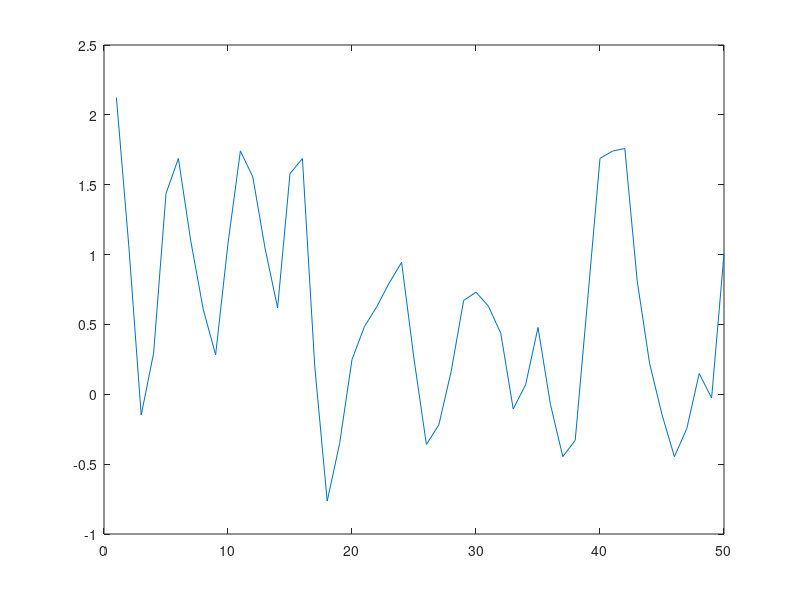

Reproduce this figure in MATLAB. (Note: this script raises an error after producing the figure.)
function  C4P4
%C4P4 Summary of this function goes here
%   Detailed explanation goes here
close all;
clear all;

e = randn(1,1000);
A = [-2.2137 2.9403 -2.1697 0.9606];
B = [1];
y = filter(B,A,e)
yn = y(500:549)
figure
plot(yn);

r = acorr1(yn);
figure
plot(r);

w=linspace(-pi/2,pi/2,1000);
a = levinson(r,5);
a1 = a(1);
a2 = a(2);
a3 = a(3);
a4 = a(4);
A=1+a1*exp(-j*w)+a2*exp(-j*2*w)+a3*exp(-j*3*w)+a4*exp(-j*4*w);
A=1./(abs(A).^2);
figure
plot(w,A)

w=linspace(-pi/2,pi/2,1000);
a1=-2.2137;
a2=2.9403;
a3=-2.1697;
a4=0.9606;
A=1+a1*exp(-j*w)+a2*exp(-j*2*w)+a3*exp(-j*3*w)+a4*exp(-j*4*w);
A=1./(abs(A).^2);
figure
plot(w,A)


w=linspace(-pi/2,pi/2,1000);
[a e] = burg(r,5);
a1 = a(1);
a2 = a(2);
a3 = a(3);
a4 = a(4);
A=1+a1*exp(-j*w)+a2*exp(-j*2*w)+a3*exp(-j*3*w)+a4*exp(-j*4*w);
A=1./(abs(A).^2);
figure
plot(w,A)


end

